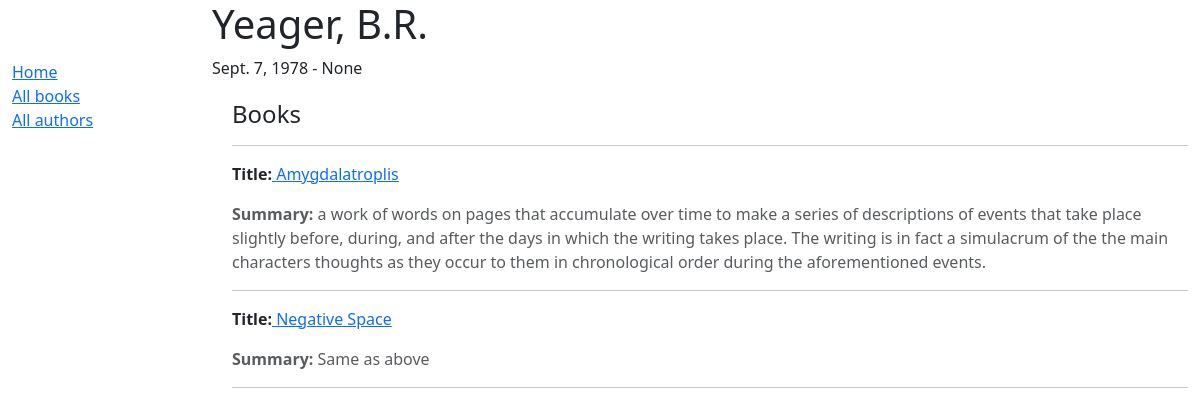
The app's page /catalog/author/1 with its own data.
### catalog/models.py (models this page shows, shortened)
class Author(models.Model):
    first_name = models.CharField(max_length=100)
    last_name = models.CharField(max_length=100)
    date_of_birth = models.DateField("Born", null=True, blank=True)
    date_of_death = models.DateField('Died', null=True, blank=True)
    nationality = models.CharField(max_length=200, blank=True)
    class Meta:
        ordering = ['last_name', 'first_name']

class Book(models.Model):
    title = models.CharField(max_length=200)
    volume = models.IntegerField(null=True, blank=True)
    author = models.ForeignKey('Author', on_delete=models.RESTRICT, null=True)
    summary = models.TextField(
        max_length=1000, help_text="Enter a brief description of the book")
    ibsn = models.CharField('IBSN', max_length=13,
                            unique=True, help_text='13 Characters <a '
                                                   'href="https://www.isbn-international.org/content/what-isbn'
                                                   '">ISBN number</a>')
    genre = models.ManyToManyField(Genre, help_text="Select a genre for this book")
    language = models.ForeignKey(
        'Language', on_delete=models.SET_NULL, null=True)
    def get_absolute_url(self):
        return reverse('book-detail', args=[str(self.id)])
    def display_genre(self):
        """Create a string for the Genre. This is required to display genre in Admin."""
        return ', '.join(genre.name for genre in self.genre.all()[:3])
    display_genre.short_description = 'Genre'

### catalog/views.py (the view)
# urls.py: path('author/<int:pk>', views.AuthorDetailView.as_view(), name='author-detail'),
class AuthorDetailView(generic.DetailView):
    model = Author

### catalog/templates/catalog/author_detail.html
{% extends "base_generic.html" %}
{% block content %}
  <h1>{{ author.last_name}}, {{author.first_name }}</h1>
  <p>{{ author.date_of_birth }} - {{ author.date_of_death }}</p>
  <div style="margin-left:20px;margin-top:20px">
    <h4>Books</h4>
     <hr />
    {% for book in author.book_set.all %}
      <p><strong>Title:</strong><a href="{{ book.get_absolute_url }}"> {{ book.title }}</a></p>
      <p class="text-muted"><strong>Summary:</strong> {{ book.summary }}</p>
     <hr />
    {% endfor %}
  </div>
{% endblock %}

### records on screen
Author: date_of_birth "Sept. 7, 1978", date_of_death "None"
Book: title "Amygdalatroplis", summary "a work of words on pages that accumulate over time to make a series of descriptions of events that take place slightly before, during, and after the days in which the writing takes place. The writing is in fact a simulacrum of the the main characters thoughts as they occur to them in chronological order during the aforementioned events."
Book: title "Negative Space", summary "Same as above"
